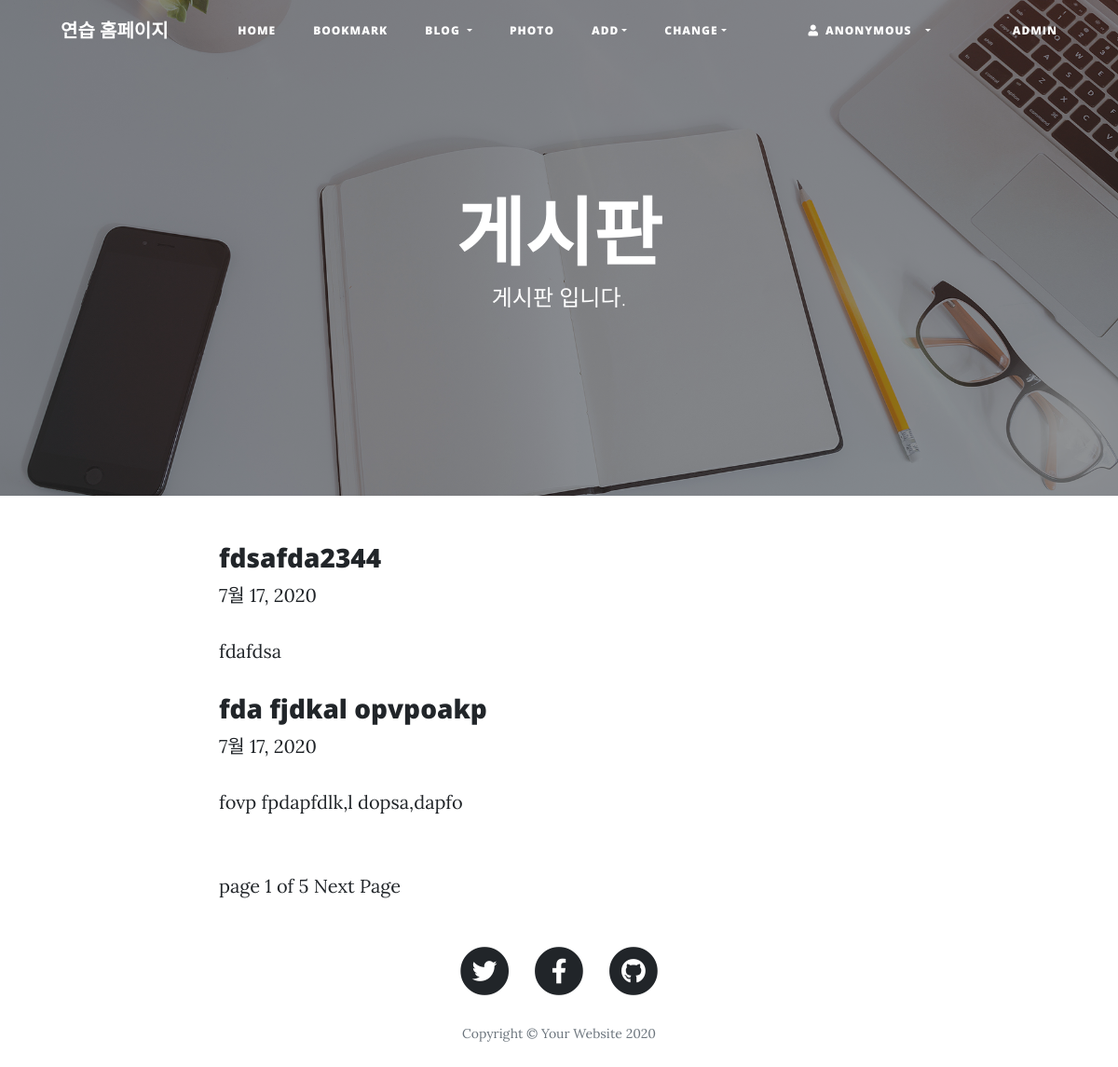
Screenshot of /blog/ with the database file from the repository.
### blog/models.py (models this page shows, shortened)
class Post(models.Model):
    title = models.CharField(verbose_name='TITLE', max_length=50)
    slug = models.SlugField('SLUG', unique=True, allow_unicode=True, help_text='one word for title for title alias.')
    description = models.CharField('DESCRIPTION', max_length=100, blank=True, help_text='simple description text.')
    content = models.TextField('CONTENT')
    create_dt = models.DateTimeField('CREATE DATE', auto_now_add=True)
    modify_dt = models.DateTimeField('MODIFY DATE', auto_now=True)
    tags = TaggableManager(blank=True)
    owner = models.ForeignKey(User, on_delete=models.CASCADE, verbose_name='OWNER', blank=True, null=True)
    class Meta:
        verbose_name = 'post'
        verbose_name_plural = 'posts'
        db_table = 'blog_posts'
        ordering = ('-modify_dt',)
    def get_absolute_url(self):
        return reverse('blog:post_detail', args=(self.slug,))

### blog/views.py (the view)
# urls.py: path('', views.PostLV.as_view(), name='index'),
class PostLV(ListView):
    model = Post
    template_name = 'blog/post_all.html'
    context_object_name = 'posts'
    paginate_by = 2

### blog/templates/blog/post_all.html (shortened to what this page needs)
{% extends 'base.html' %}
{% load static %}
{% block header %}
<header class="masthead" style="background-image: url({% static 'img/home-bg.jpg' %})">
    <div class="overlay"></div>
    <div class="container">
      <div class="row">
        <div class="col-lg-8 col-md-10 mx-auto">
          <div class="site-heading">
            <h1> 게시판 </h1>
            <span class="subheading"> 게시판 입니다.</span>
          </div>
        </div>
      </div>
    </div>
  </header>
{% endblock %}
{% block content %}
<div class="container">
    <div class="row">
      <div class="col-lg-8 col-md-10 mx-auto">
        {% for post in posts %}
            <h3><a href='{{ post.get_absolute_url }}'>{{ post.title }}</a></h3>
            {{ post.modify_dt|date:"N d, Y"}}
            <p>{{ post.description }}</p>
        {% endfor %}
        <br>
        <div>
            <span>
                page {{ page_obj.number }} of {{ page_obj.paginator.num_pages }}
                {% if page_obj.has_next %}
                    <a href="?page={{ page_obj.next_page_number }}">Next Page</a>
                {% endif %}
            </span>
        </div>
      </div>
    </div>
</div>
{% endblock %}

### rows the page displays
Post: title "fdsafda2344", modify_dt "7월 17, 2020", description "fdafdsa"
Post: title "fda fjdkal opvpoakp", modify_dt "7월 17, 2020", description "fovp fpdapfdlk,l dopsa,dapfo"

### other values shown
{{ page_obj.number }} "1"
{{ page_obj.paginator.num_pages }} "5"
